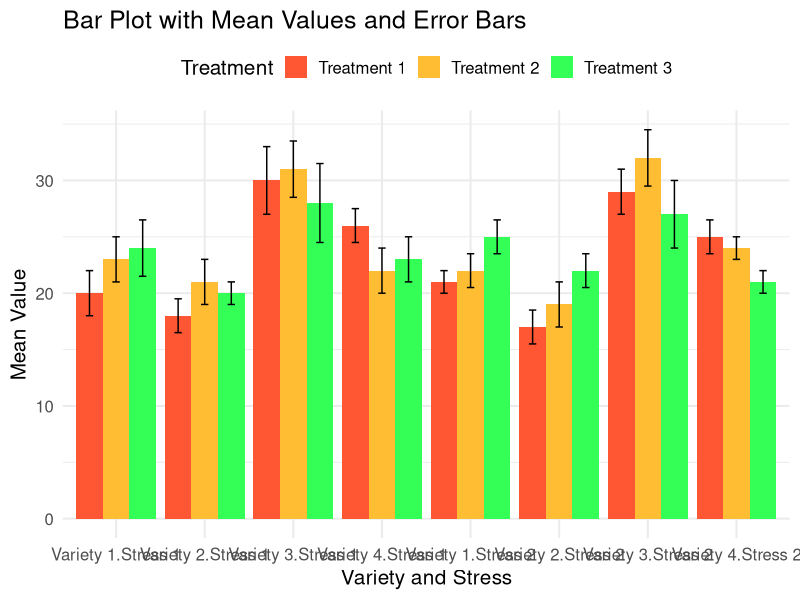

This chart was generated by the following R code:
# Load necessary libraries
library(ggplot2)
library(dplyr)

# Create a dummy dataset
dummy_data <- data.frame(
  Variety = rep(paste("Variety", 1:4), each = 6),  # 4 varieties
  Stress = rep(paste("Stress", 1:2), times = 12),  # 2 stress conditions
  Treatment = rep(paste("Treatment", 1:3), times = 8),  # 3 treatments
  Mean_Value = c(20, 22, 24, 21, 23, 25, 
                 18, 19, 20, 17, 21, 22, 
                 30, 32, 28, 29, 31, 27, 
                 26, 24, 23, 25, 22, 21),  # Mean values
  Error_Value = c(2, 1.5, 2.5, 1, 2, 1.5, 
                  1.5, 2, 1, 1.5, 2, 1.5, 
                  3, 2.5, 3.5, 2, 2.5, 3, 
                  1.5, 1, 2, 1.5, 2, 1)   # Error values
)

# Ensure Treatment is treated as a factor
dummy_data$Treatment <- factor(dummy_data$Treatment)

# Group the data by Variety, Stress, and Treatment
summary_data <- dummy_data %>%
  group_by(Variety, Stress, Treatment) %>%
  summarise(
    Mean_Value = mean(Mean_Value),
    Error_Value = mean(Error_Value),
    .groups = 'drop'
  )

# Create the bar plot with error bars using the grouped data
ggplot(summary_data, aes(x = interaction(Variety, Stress), y = Mean_Value, fill = Treatment)) +
  geom_bar(stat = "identity", position = position_dodge(width = 0.9)) +
  geom_errorbar(aes(ymin = Mean_Value - Error_Value, ymax = Mean_Value + Error_Value), 
                position = position_dodge(width = 0.9), 
                width = 0.25) +
  labs(x = "Variety and Stress", 
       y = "Mean Value", 
       title = "Bar Plot with Mean Values and Error Bars") +
  theme(axis.text.x = element_text(angle = 45, hjust = 1)) +
  scale_fill_manual(values = c("Treatment 1" = "#FF5733",  # Bright Red
                               "Treatment 2" = "#FFBD33",  # Bright Yellow
                               "Treatment 3" = "#33FF57"), # Bright Green
                    name = "Treatment") +
  theme_minimal(base_size = 15) +  # Increase base font size for better readability
  theme(legend.position = "top")  # Move legend to the top

# ------------Barplot----------------
# # Load necessary libraries
# library(ggplot2)
# library(dplyr)
# library(ggpubr)  # For statistical comparisons
# library(ggdendro)  # For dendrograms
# library(tidyr)  # For data manipulation
# 
# # Create a dummy dataset (as you provided)
# dummy_data <- data.frame(
#   Variety = rep(paste("Variety", 1:4), each = 6),
#   Stress = rep(paste("Stress", 1:2), times = 12),
#   Treatment = rep(paste("Treatment", 1:3), times = 8),
#   Mean_Value = c(20, 22, 24, 21, 23, 25, 
#                  18, 19, 20, 17, 21, 22, 
#                  30, 32, 28, 29, 31, 27, 
#                  26, 24, 23, 25, 22, 21),
#   Error_Value = c(2, 1.5, 2.5, 1, 2, 1.5, 
#                   1.5, 2, 1, 1.5, 2, 1.5, 
#                   3, 2.5, 3.5, 2, 2.5, 3, 
#                   1.5, 1, 2, 1.5, 2, 1)
# )
# 
# # Ensure Treatment is treated as a factor
# dummy_data$Treatment <- factor(dummy_data$Treatment)
# 
# # Perform ANOVA
# anova_result <- aov(Mean_Value ~ Variety * Stress, data = dummy_data)
# summary(anova_result)
# 
# # If ANOVA is significant, perform post-hoc test
# if (summary(anova_result)[[1]][["Pr(>F)"]][1] < 0.05) {
#   posthoc_result <- TukeyHSD(anova_result)
#   print(posthoc_result)
# }
# 
# # Create the bar plot with error bars using the grouped data
# summary_data <- dummy_data %>%
#   group_by(Variety, Stress) %>%
#   summarise(
#     Mean_Value = mean(Mean_Value),
#     Error_Value = mean(Error_Value),
#     .groups = 'drop'
#   )
# 
# # Create the bar plot
# p <- ggplot(summary_data, aes(x = interaction(Variety, Stress), y = Mean_Value, fill = Stress)) +
#   geom_bar(stat = "identity", position = position_dodge(width = 0.9)) +
#   geom_errorbar(aes(ymin = Mean_Value - Error_Value, ymax = Mean_Value + Error_Value), 
#                 position = position_dodge(width = 0.9), 
#                 width = 0.25) +
#   labs(x = "Variety and Stress", 
#        y = "Mean Value", 
#        title = "Bar Plot with Mean Values and Error Bars") +
#   theme(axis.text.x = element_text(angle = 45, hjust = 1)) +
#   scale_fill_manual(values = c("Stress 1" = "#FF5733",  
#                                "Stress 2" = "#FFBD33"), 
#                     name = "Stress") +
#   theme_minimal(base_size = 15) +  
#   theme(legend.position = "top")  
# 
# # Add significance levels (example)
# # You can customize this based on your post-hoc results
# p <- p + annotate("text", x = 1.5, y = max(summary_data$Mean_Value) + 1, label = "***", size = 6) +
#   annotate("text", x = 3.5, y = max(summary_data$Mean_Value) + 1, label = "ns", size = 6)
# 
# # Print the plot
# print(p)
# 
# # Create a dendrogram (optional)
# # You can create a distance matrix and perform hierarchical clustering
# dist_matrix <- dist(dummy_data[, c("Mean_Value")])
# hc <- hclust(dist _matrix)
# 
# # Create a dendrogram plot
# dendro_data <- as.dendrogram(hc)
# dendro_plot <- ggdendrogram(dendro_data, rotate = TRUE) +
#   labs(title = "Dendrogram of Varieties and Stress") +
#   theme_minimal()
# 
# # Print the dendrogram
# print(dendro_plot)
